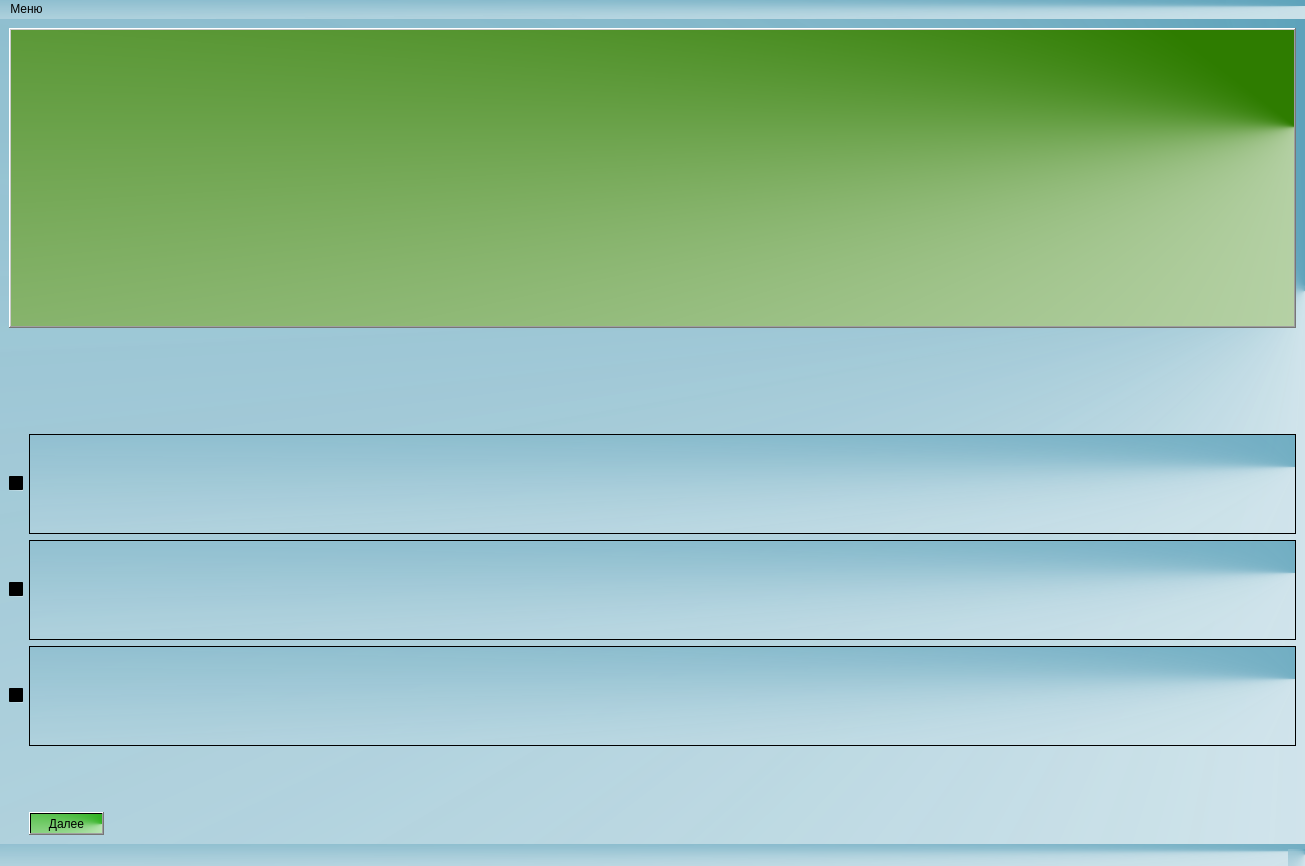
<?xml version="1.0" encoding="UTF-8"?>
<ui version="4.0">
 <class>MainWindow</class>
 <widget class="QMainWindow" name="MainWindow">
  <property name="geometry">
   <rect>
    <x>0</x>
    <y>0</y>
    <width>1305</width>
    <height>866</height>
   </rect>
  </property>
  <property name="sizePolicy">
   <sizepolicy hsizetype="Expanding" vsizetype="Expanding">
    <horstretch>0</horstretch>
    <verstretch>0</verstretch>
   </sizepolicy>
  </property>
  <property name="minimumSize">
   <size>
    <width>0</width>
    <height>0</height>
   </size>
  </property>
  <property name="windowTitle">
   <string>Test_m_aza</string>
  </property>
  <property name="styleSheet">
   <string notr="true">background-color: qconicalgradient(cx:1, cy:0.329773, angle:0, stop:0.0227273 rgba(27, 124, 158, 192), stop:1 rgba(255, 255, 255, 255));</string>
  </property>
  <widget class="QWidget" name="centralwidget">
   <layout class="QGridLayout" name="gridLayout_2">
    <item row="0" column="0">
     <layout class="QGridLayout" name="gridLayout">
      <property name="sizeConstraint">
       <enum>QLayout::SetDefaultConstraint</enum>
      </property>
      <property name="rightMargin">
       <number>0</number>
      </property>
      <item row="5" column="1" alignment="Qt::AlignLeft|Qt::AlignBottom">
       <widget class="QPushButton" name="next">
        <property name="sizePolicy">
         <sizepolicy hsizetype="Expanding" vsizetype="Maximum">
          <horstretch>0</horstretch>
          <verstretch>0</verstretch>
         </sizepolicy>
        </property>
        <property name="styleSheet">
         <string notr="true">background-color: qconicalgradient(cx:1, cy:0.529, angle:0, stop:0.215909 rgba(38, 174, 23, 255), stop:1 rgba(255, 255, 255, 255));</string>
        </property>
        <property name="text">
         <string>Далее</string>
        </property>
       </widget>
      </item>
      <item row="1" column="0" colspan="2">
       <spacer name="horizontalSpacer">
        <property name="sizePolicy">
         <sizepolicy hsizetype="Expanding" vsizetype="Minimum">
          <horstretch>0</horstretch>
          <verstretch>0</verstretch>
         </sizepolicy>
        </property>
        <property name="orientation">
         <enum>Qt::Horizontal</enum>
        </property>
        <property name="sizeType">
         <enum>QSizePolicy::Expanding</enum>
        </property>
        <property name="sizeHint" stdset="0">
         <size>
          <width>0</width>
          <height>100</height>
         </size>
        </property>
       </spacer>
      </item>
      <item row="0" column="0" colspan="2">
       <widget class="QTextBrowser" name="question">
        <property name="enabled">
         <bool>true</bool>
        </property>
        <property name="sizePolicy">
         <sizepolicy hsizetype="Expanding" vsizetype="Fixed">
          <horstretch>0</horstretch>
          <verstretch>0</verstretch>
         </sizepolicy>
        </property>
        <property name="minimumSize">
         <size>
          <width>0</width>
          <height>300</height>
         </size>
        </property>
        <property name="font">
         <font>
          <pointsize>20</pointsize>
          <weight>75</weight>
          <bold>true</bold>
         </font>
        </property>
        <property name="styleSheet">
         <string notr="true">background-color: qconicalgradient(cx:1, cy:0.329773, angle:0, stop:0.295455 rgba(46, 124, 0, 255), stop:1 rgba(255, 255, 255, 255));</string>
        </property>
        <property name="frameShape">
         <enum>QFrame::WinPanel</enum>
        </property>
        <property name="frameShadow">
         <enum>QFrame::Raised</enum>
        </property>
        <property name="html">
         <string>&lt;!DOCTYPE HTML PUBLIC &quot;-//W3C//DTD HTML 4.0//EN&quot; &quot;http://www.w3.org/TR/REC-html40/strict.dtd&quot;&gt;
&lt;html&gt;&lt;head&gt;&lt;meta name=&quot;qrichtext&quot; content=&quot;1&quot; /&gt;&lt;style type=&quot;text/css&quot;&gt;
p, li { white-space: pre-wrap; }
&lt;/style&gt;&lt;/head&gt;&lt;body style=&quot; font-family:'MS Shell Dlg 2'; font-size:20pt; font-weight:600; font-style:normal;&quot;&gt;
&lt;p style=&quot;-qt-paragraph-type:empty; margin-top:0px; margin-bottom:0px; margin-left:0px; margin-right:0px; -qt-block-indent:0; text-indent:0px; font-size:15pt;&quot;&gt;&lt;br /&gt;&lt;/p&gt;&lt;/body&gt;&lt;/html&gt;</string>
        </property>
       </widget>
      </item>
      <item row="2" column="0">
       <widget class="QCheckBox" name="checkBox1">
        <property name="sizePolicy">
         <sizepolicy hsizetype="Minimum" vsizetype="Maximum">
          <horstretch>0</horstretch>
          <verstretch>0</verstretch>
         </sizepolicy>
        </property>
        <property name="text">
         <string/>
        </property>
       </widget>
      </item>
      <item row="2" column="1">
       <widget class="QTextBrowser" name="answer1">
        <property name="sizePolicy">
         <sizepolicy hsizetype="Expanding" vsizetype="Fixed">
          <horstretch>0</horstretch>
          <verstretch>0</verstretch>
         </sizepolicy>
        </property>
        <property name="minimumSize">
         <size>
          <width>0</width>
          <height>100</height>
         </size>
        </property>
        <property name="maximumSize">
         <size>
          <width>16777215</width>
          <height>100</height>
         </size>
        </property>
        <property name="font">
         <font>
          <pointsize>12</pointsize>
          <weight>75</weight>
          <bold>true</bold>
         </font>
        </property>
       </widget>
      </item>
      <item row="3" column="0">
       <widget class="QCheckBox" name="checkBox2">
        <property name="sizePolicy">
         <sizepolicy hsizetype="Minimum" vsizetype="Maximum">
          <horstretch>0</horstretch>
          <verstretch>0</verstretch>
         </sizepolicy>
        </property>
        <property name="text">
         <string/>
        </property>
       </widget>
      </item>
      <item row="3" column="1">
       <widget class="QTextBrowser" name="answer2">
        <property name="sizePolicy">
         <sizepolicy hsizetype="Expanding" vsizetype="Fixed">
          <horstretch>0</horstretch>
          <verstretch>0</verstretch>
         </sizepolicy>
        </property>
        <property name="minimumSize">
         <size>
          <width>0</width>
          <height>100</height>
         </size>
        </property>
        <property name="maximumSize">
         <size>
          <width>16777215</width>
          <height>100</height>
         </size>
        </property>
        <property name="font">
         <font>
          <pointsize>12</pointsize>
          <weight>75</weight>
          <bold>true</bold>
         </font>
        </property>
       </widget>
      </item>
      <item row="4" column="0">
       <widget class="QCheckBox" name="checkBox3">
        <property name="sizePolicy">
         <sizepolicy hsizetype="Minimum" vsizetype="Maximum">
          <horstretch>0</horstretch>
          <verstretch>0</verstretch>
         </sizepolicy>
        </property>
        <property name="text">
         <string/>
        </property>
       </widget>
      </item>
      <item row="4" column="1">
       <widget class="QTextBrowser" name="answer3">
        <property name="sizePolicy">
         <sizepolicy hsizetype="Expanding" vsizetype="Fixed">
          <horstretch>0</horstretch>
          <verstretch>0</verstretch>
         </sizepolicy>
        </property>
        <property name="minimumSize">
         <size>
          <width>0</width>
          <height>100</height>
         </size>
        </property>
        <property name="maximumSize">
         <size>
          <width>16777215</width>
          <height>100</height>
         </size>
        </property>
        <property name="font">
         <font>
          <pointsize>12</pointsize>
          <weight>75</weight>
          <bold>true</bold>
         </font>
        </property>
       </widget>
      </item>
     </layout>
    </item>
   </layout>
  </widget>
  <widget class="QMenuBar" name="menubar">
   <property name="geometry">
    <rect>
     <x>0</x>
     <y>0</y>
     <width>1305</width>
     <height>21</height>
    </rect>
   </property>
   <widget class="QMenu" name="menu">
    <property name="title">
     <string>Меню</string>
    </property>
    <addaction name="open"/>
    <addaction name="settings"/>
    <addaction name="separator"/>
    <addaction name="exit"/>
   </widget>
   <addaction name="menu"/>
  </widget>
  <widget class="QStatusBar" name="statusbar"/>
  <action name="open">
   <property name="text">
    <string>Открыть</string>
   </property>
  </action>
  <action name="exit">
   <property name="text">
    <string>Выход</string>
   </property>
  </action>
  <action name="settings">
   <property name="text">
    <string>Настройки</string>
   </property>
  </action>
 </widget>
 <resources/>
 <connections/>
</ui>
